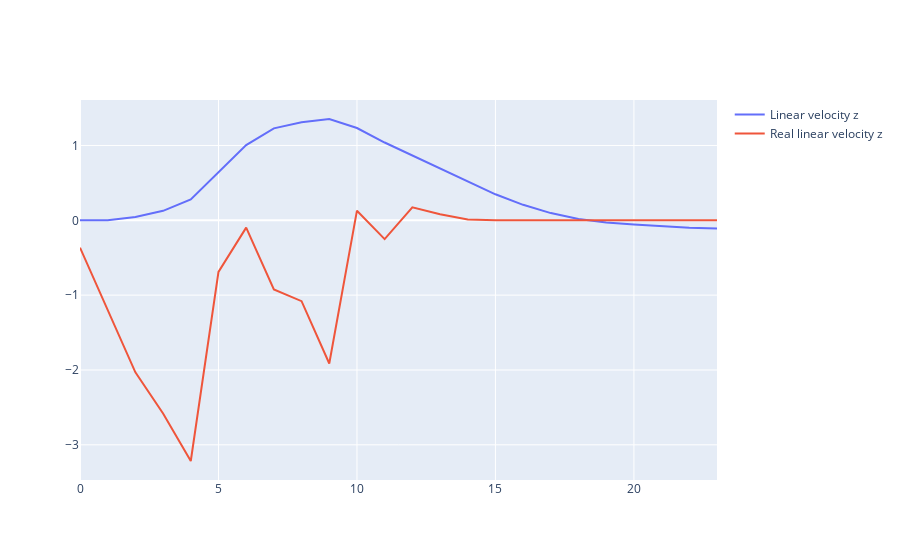

Source (notebook cell):
### Code cell
fig = go.Figure(data=[go.Scatter(x=np.arange(len(cube_lin_vels)), y=np.array([cube_lin_vels[ii][2] for ii in range(len(cube_lin_vels))]), mode='lines', name='Linear velocity z')])
fig.add_trace(go.Scatter(x=np.arange(len(velocities)), y=velocities[:, 2], mode='lines', name='Real linear velocity z'))

### Figure 1 — Plotly figure (JSON) as saved in the notebook; plotly's stock layout.template omitted (floating-point values rounded to 4 significant figures)
{"data": [{"mode": "lines", "name": "Linear velocity z", "type": "scatter", "x": [0, 1, 2, 3, 4, 5, 6, 7, 8, 9, 10, 11, 12, 13, 14, 15, 16, 17, 18, 19, 20, 21, 22, 23], "y": [0, 0.0007696, 0.0455, 0.1267, 0.2794, 0.6439, 1.006, 1.229, 1.311, 1.354, 1.233, 1.039, 0.8678, 0.6862, 0.515, 0.3474, 0.2067, 0.09634, 0.01877, -0.02863, -0.05536, -0.08074, -0.1002, -0.1106]}, {"mode": "lines", "name": "Real linear velocity z", "type": "scatter", "x": [0, 1, 2, 3, 4, 5, 6, 7, 8, 9, 10, 11, 12, 13, 14, 15, 16, 17, 18, 19, 20, 21, 22, 23], "y": [-0.3654, -1.199, -2.032, -2.58, -3.216, -0.6892, -0.09824, -0.9242, -1.081, -1.914, 0.1284, -0.2516, 0.1741, 0.08195, 0.01014, 0.0006254, 0.0008433, 0.0001837, -2.05e-05, -4.62e-05, 0.0002342, 0.0001006, 6.302e-05, 0.0004709]}], "layout": {}}
